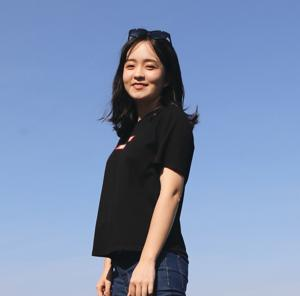
#> input picture media/profilePhotos/profile_photo.jpg, 300 x 296 px; its folder holds only this picture in this run
$ python -i utils.py   (imports and definitions only)   (older library calls are emulated)
#> lines starting #> are read from the running program, lines starting #| are printed output that depends on the picture
import os
import cv2
import numpy as np
import random
from munkres import Munkres
from skimage import io, color
from skimage import data, img_as_float
from skimage.transform import resize
from skimage.color import deltaE_cie76
import multiprocessing as mp
import math


ivdis=[]
M=[]

def _dir_is_image(i):
    suffix=os.path.basename(i).split('.')[-1]
    return suffix in ['jpg','jpeg','png']


def _video_dynamic(path):
    print('######',path)
    cap = cv2.VideoCapture(path)
    if cap.isOpened() == False:
        print("######Error opening video stream or file")
    ret, frame1 = cap.read()
#> frame1 is the input picture: shape (296, 300, 3); mean B, G, R 176.8, 142.9, 124

    prvs = cv2.cvtColor(frame1,cv2.COLOR_BGR2GRAY)
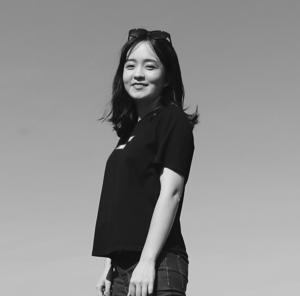
#> prvs: shape (296, 300); min 1, max 240, mean 141.1
    prvs = cv2.resize(prvs, (270, 480), interpolation=cv2.INTER_CUBIC)
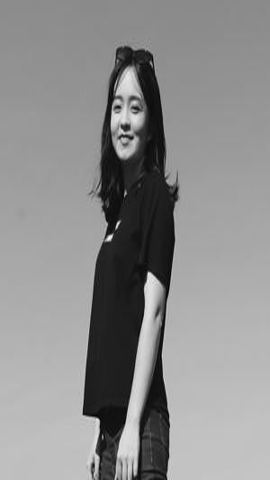
#> prvs: shape (480, 270); min 0, max 244, mean 141.1

    all_his = []
    while(1):
        ret, frame2 = cap.read()

        if not ret:
            break

        next = cv2.cvtColor(frame2,cv2.COLOR_BGR2GRAY)
        next = cv2.resize(next, (270, 480), interpolation=cv2.INTER_CUBIC)
        flow_next = cv2.calcOpticalFlowFarneback(prvs,next, None, 0.5, 3, 15, 3, 5, 1.2, 0)
        all_his.append(np.sqrt(np.sum(flow_next**2)))
        prvs = next

    cap.release()
    cv2.destroyAllWindows()
    return np.sum(all_his)/len(all_his)

def cal(error):
    print(error)

'''
def _image_image_dissim(i,j):
    img0=data.load(i)
    img1=data.load(j)
    img0 = resize(img0, (224, 224))
    img1 = resize(img1, (224, 224))
    img0 = img_as_float(img0)
    img1 = img_as_float(img1)
    similarity = ssim(img0, img1, data_range=max(img0.max(),img1.max()) - min(img0.min(),img1.min()),multichannel=True)
    return 1-similarity

'''
def wtf(error):
    print(error)

# [20 lines left out: functions _image_image_dissim, _image_video_dissim_par, not called in this run]


def collect1(result):
    global ivdis
    ivdis.append(result)


# [7 lines left out: function _video_video_dissim_par, not called in this run]


def collect2(result):
    global M
    M.append(result)

'''
def _image_video_dissim(i,j):
     global ivdis

     img0=io.imread(i)
     ldiff=100000000
     img0 = resize(img0, (224, 224))
     img0 = color.rgb2lab(img0)

     ivdis=[]

     pool = mp.Pool()

         # Step 2: parallel by row
     for frame in  _video_frames(j):
         pool.apply_async( _image_video_dissim_par, args=(img0,frame), callback=collect1,error_callback=wtf)

     # Step 3: Don't forget to close
     pool.close()
     pool.join()

     return min(ivdis)
    '''


# [17 lines left out: function _image_video_dissim, not called in this run]


'''
def _image_video_dissim(i,j):
    # [12 lines of commented-out code are left out]
    return 0
'''

# [43 lines left out: function _video_video_dissim, not called in this run]

'''
def _video_frames(video_dir):
    vidcap = cv2.VideoCapture(video_dir)

    success, image = vidcap.read()
    # cv2.cvtColor(image,image, cv2.COLOR_BGR2Lab)
    while success:
        yield image
        success, image = vidcap.read()
'''


# [10 lines left out: function _video_frames, not called in this run]

>>> result = _video_dynamic('../../../media/profilePhotos/profile_photo.jpg')
